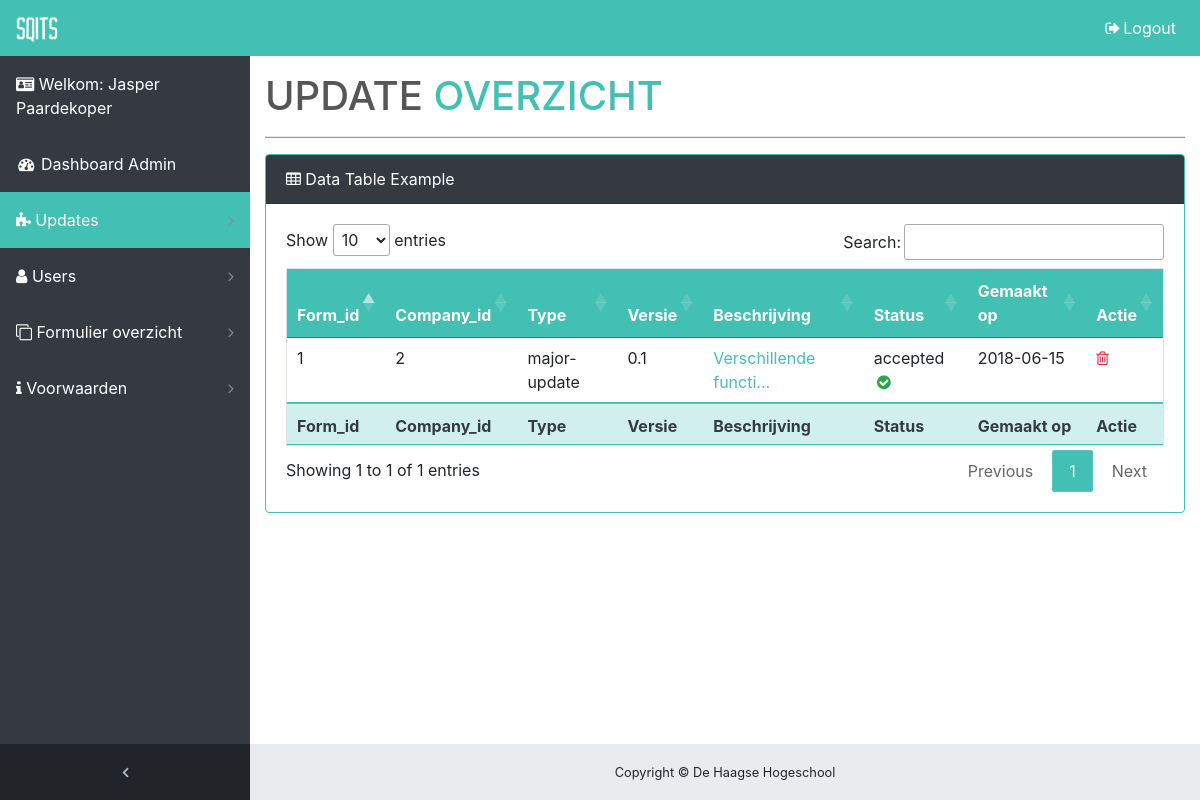
Screenshot of /update/index.php (signed in) with the database file from the repository.
### tables this page shows
CREATE TABLE `update` (
  `update_id` int(11) NOT NULL AUTO_INCREMENT,
  `company_id` int(11) NOT NULL,
  `form_id` int(11) NOT NULL,
  `status` enum('declined','accepted','pending') NOT NULL,
  `end_date` date NOT NULL,
  `created_date` date NOT NULL,
  PRIMARY KEY (`update_id`),
  UNIQUE KEY `update_id_UNIQUE` (`update_id`)
);

CREATE TABLE `company` (
  `company_id` int(11) NOT NULL AUTO_INCREMENT,
  `phone` varchar(10) DEFAULT NULL,
  `company_name` varchar(45) NOT NULL,
  `email` varchar(45) NOT NULL,
  `kvk` varchar(10) NOT NULL,
  `zip_code` varchar(45) NOT NULL,
  `address` varchar(45) NOT NULL,
  `location` varchar(45) NOT NULL,
  `created_date` date NOT NULL,
  PRIMARY KEY (`company_id`),
  UNIQUE KEY `company_id_UNIQUE` (`company_id`)
);

CREATE TABLE `form` (
  `form_id` int(11) NOT NULL AUTO_INCREMENT,
  `terms_id` int(11) DEFAULT NULL,
  `type` enum('bug-fix','major-update') NOT NULL,
  `task_nr` varchar(45) NOT NULL,
  `version` varchar(10) NOT NULL,
  `description` text NOT NULL,
  `created_date` date NOT NULL,
  `modified_date` date NOT NULL,
  PRIMARY KEY (`form_id`)
);

### system/function.php (called while the page is built, shortened)
<?php
function isLoggedIn() {
    return isset($_SESSION['id']);
}
function getUserRole() {
    return $_SESSION['id']['role'];
}

### update/index.php (the view, shortened to what this page needs)
<?php
require_once('../system/config.php');
require_once('../templates/content.php');
if (isset($_SESSION["id"])) {
    switch (getUserRole()) {
        case "admin":
            echo "<div class='content-wrapper'>";
            echo "<div class='container-fluid'>";
            try {
                $query = $conn->prepare("SELECT f.*, u.*, up.*, c.*
                                          FROM `update` as up
                                          INNER JOIN `company` as c ON up.company_id = c.company_id
                                          INNER JOIN `user` as u ON u.company_id = c.company_id
                                          INNER JOIN `form` as f ON up.form_id = f.form_id
                                         ");
                $query->execute();
            } catch (PDOException $e) {
                $sMsg = '<p>
                    Line number: ' . $e->getLine() . '<br />
                    File: ' . $e->getFile() . '<br />
                    Error message: ' . $e->getMessage() .
                    '</p>';
                trigger_error($sMsg);
            }
            echo " <div class=\"card mb-3\">
                <div class=\"card-header\">
                    <i class=\"fa fa-table\"></i> Data Table Example</div>
                <div class=\"card-body\">
                    <div class=\"table-responsive\">
                        <table class=\"table table-bordered\" id=\"table_id\" width=\"100%\" cellspacing=\"0\">
                        <thead>
                            <tr>
                              <th>Form_id</th>
                              <th>Company_id</th>
                              <th>Type</th>
                              <th>Versie</th>
                              <th>Beschrijving</th>
                              <th>Status</th>
                              <th>Gemaakt op</th>
                              <th>Actie</th>
                            </tr>
                        </thead>
                        <tfoot>
                            <tr>
                              <th>Form_id</th>
                              <th>Company_id</th>
                              <th>Type</th>
                              <th>Versie</th>
                              <th>Beschrijving</th>
                              <th>Status</th>
                              <th>Gemaakt op</th>
                              <th>Actie</th>
                            </tr>
                        </tfoot>
                     <tbody>
                        ";
            while ($row = $query->fetch(PDO::FETCH_ASSOC)) {
                $update_id = $row['update_id'];
                $form_id = $row['form_id'];
                $company_id = $row['company_id'];
                $type = $row['type'];
                $version = $row['version'];
                $description = $row['description'];
                $status = $row['status'];
                $created_date = $row['created_date'];
                if (strlen($description) > 20) $description = substr($description, 0, 20) . '...';
                echo "<tr>
                <td>$form_id</td>
                <td>$company_id</td>
                <td>$type</td>
                <td>$version</td>
                <td><a href='../form/update.php?action=delete&id=$form_id'>$description</a></td>
                ";
                if ($status == 'accepted') {
                    echo "<td>$status  <i class=\"fa fa-check-circle fa-fw text-success\"></i></td>";
                } elseif ($status == 'declined') {
                    echo "<td>$status  <i class=\"fa fa-close fa-fw text-danger\"></i></td>";
                } else {
                    echo "<td> $status <i class=\"fa fa-spinner fa-fw text-warning\"></i></td>";
                }
                echo "
                <td>$created_date</td>
                    <td><a onclick=\"return confirm('Weet u zeker dat u het wilt verwijderen?')\" href=\"delete.php?action=update&id=$update_id\"><i class='fa fa-trash-o text-danger'></i></a>
                       </td>
                </tr>";
            }
            echo "       </tbody>
            </table>
          </div>
        </div>
      </div>
    </div>";
            break;
    }
}else {
    echo "please login first on login page";
    header("Location:../login.php");
    exit;
}

### assets/css/sb-admin.css (style rules this page uses)
html { position: relative; min-height: 100%; }
body { overflow-x: hidden; }
body.sticky-footer { margin-bottom: 56px; }
body.sticky-footer .content-wrapper { min-height: calc(100vh - 56px - 56px); }
body.fixed-nav { padding-top: 56px; }
.content-wrapper { min-height: calc(100vh - 56px); padding-top: 1rem; }
.content-wrapper { overflow-x: hidden; background: white; }
@media (min-width: 992px) { .content-wrapper { margin-left: 250px; } }

### assets/css/customize.css (style rules this page uses)
thead { background-color: #42c0b3 !important; color: #fff !important; }
.odd a, .even a { color: #42c0b3 !important; }
.card-header { background-color: #343a40 !important; color: #fff; }
.table-bordered td, .table-bordered th { border: none; border-bottom: 1px solid #42c0b3; }
table.dataTable tfoot th, table.dataTable tfoot td { background-color: #42c0b33d; color: #343a40; }
.card { border: 1px solid #42c0b3 !important; }
.mb-3, .my-3 { margin-bottom: 6rem!important; }

### rows the page displays
update: form "1", company.company_id "2", form.type "major-update", form.version "0.1", form.description "Verschillende functi...", status "accepted", company.created_date "2018-06-15"

### other values shown
$_SESSION['id']['first_name'] "Jasper"
$_SESSION['id']['last_name'] "Paardekoper"
$panelDescription1 "UPDATE"
$panelDescription2 "OVERZICHT"
